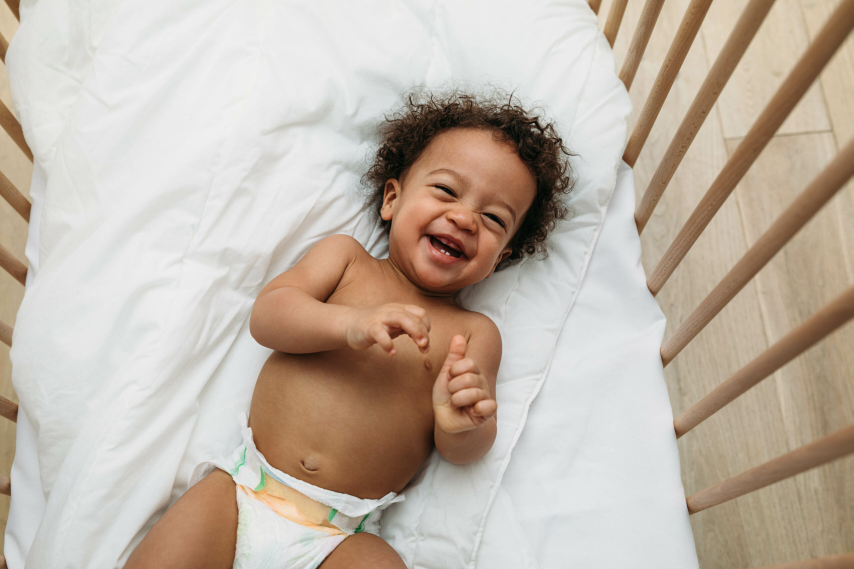
#> input picture baby.jpg, 2560 x 1707 px (shown at 1/3 size)
$ python image_to_hex_file.py
#> lines starting #> are read from the running program, lines starting #| are printed output that depends on the picture
import cv2
import numpy as np
import os

# ── Configuration ──────────────────────────────────────────────────────────────
IMAGE_PATH   = "baby.jpg"      # replace with your image path
TARGET_WIDTH  = 320
TARGET_HEIGHT = 240
OUTPUT_DIR    = "hex_files"    # folder to save hex files

# ── Step 1: Load and Resize ────────────────────────────────────────────────────
def load_and_resize(image_path, width, height):
#> called with image_path = 'baby.jpg', width = 320, height = 240
    image = cv2.imread(image_path)
#> image is the input picture: shape (1707, 2560, 3); mean B, G, R 167.9, 180.6, 193.1
    if image is None:
        print(f"Error: could not load image from {image_path}")
        exit(1)

    resized = cv2.resize(image, (width, height))
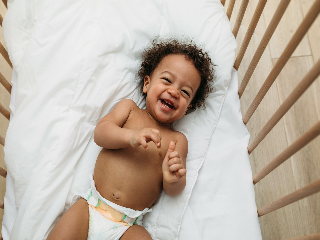
#> resized: shape (240, 320, 3); mean B, G, R 167.8, 180.5, 193.1
    print(f"Original size  : {image.shape[1]}x{image.shape[0]}")
#| Original size  : 2560x1707
    print(f"Resized to     : {width}x{height}")

    # Save resized image so you can verify it looks correct
    cv2.imwrite("resized_preview.jpg", resized)
    print(f"Resized preview saved to resized_preview.jpg")

    return resized

# ── Step 2: Convert to Hex Files ───────────────────────────────────────────────
def image_to_hex(image_bgr, output_dir):
#> called with output_dir = 'hex_files'
    os.makedirs(output_dir, exist_ok=True)

    B = image_bgr[:,:,0]
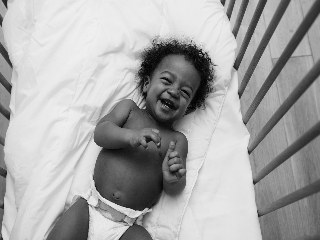
#> B: shape (240, 320); min 0, max 240, mean 167.8
    G = image_bgr[:,:,1]
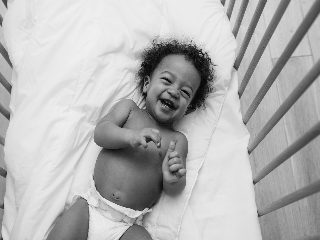
#> G: shape (240, 320); min 4, max 241, mean 180.5
    R = image_bgr[:,:,2]
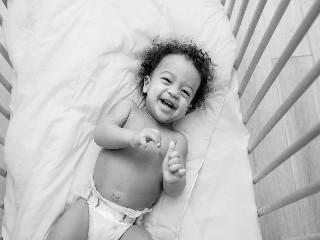
#> R: shape (240, 320); min 0, max 252, mean 193.1

    height, width = image_bgr.shape[:2]
#> height = 240; width = 320
    total_pixels = height * width
#> total_pixels = 76800

    # Write separate hex files for R, G, B
    r_path = os.path.join(output_dir, "R.hex")
    g_path = os.path.join(output_dir, "G.hex")
    b_path = os.path.join(output_dir, "B.hex")

    with open(r_path, 'w') as rf, \
         open(g_path, 'w') as gf, \
         open(b_path, 'w') as bf:
        for row in range(height):
            for col in range(width):
                rf.write(f"{R[row,col]:02x}\n")
                gf.write(f"{G[row,col]:02x}\n")
                bf.write(f"{B[row,col]:02x}\n")

    print(f"\nHex files saved to {output_dir}/")
    print(f"  R.hex : {total_pixels} values")
#|   R.hex : 76800 values
    print(f"  G.hex : {total_pixels} values")
#|   G.hex : 76800 values
    print(f"  B.hex : {total_pixels} values")
#|   B.hex : 76800 values
    print(f"  Total pixels: {total_pixels}")
#|   Total pixels: 76800

# ── Verify hex files ───────────────────────────────────────────────────────────
def verify_hex(output_dir, image_bgr):
    """Read hex files back and check they match original image."""
#> called with output_dir = 'hex_files'
    r_path = os.path.join(output_dir, "R.hex")

    with open(r_path, 'r') as f:
        lines = f.readlines()

    height, width = image_bgr.shape[:2]
#> height = 240; width = 320

    # Check first 5 pixels
    print(f"\n── Verification (first 5 pixels) ────────")
    print(f"{'Pixel':<8} {'R_orig':<10} {'R_hex':<10} {'Match'}")
    for i in range(5):
        row = i // width
        col = i % width
        orig = image_bgr[row, col, 2]  # R channel
        hex_val = int(lines[i].strip(), 16)
        match = "✅" if orig == hex_val else "❌"
        print(f"{i:<8} {orig:<10} {hex_val:<10} {match}")
#> this loop made 5 passes
#> orig on passes 1 to 5: 212, 205, 120, 118, 114
#| 0        212        212        ✅
#| 1        205        205        ✅
#| 2        120        120        ✅
#| 3        118        118        ✅
#| 4        114        114        ✅
    print(f"────────────────────────────────────────")

# ── Main ───────────────────────────────────────────────────────────────────────
if __name__ == "__main__":
    print("=== Image to Hex Converter ===\n")

    # Step 1: Load and resize
    image = load_and_resize(IMAGE_PATH, TARGET_WIDTH, TARGET_HEIGHT)

    # Step 2: Convert to hex
    image_to_hex(image, OUTPUT_DIR)

    # Verify
    verify_hex(OUTPUT_DIR, image)

    print(f"\n=== Done ===")
    print(f"Next steps:")
    print(f"1. Copy hex_files/R.hex, G.hex, B.hex to your Vivado project folder")
    print(f"2. Update top.v parameters: WIDTH=320, HEIGHT=240")
    print(f"3. Update zone parameters to fit 320x240 image")
    print(f"4. Run Verilog testbench with $readmemh")
